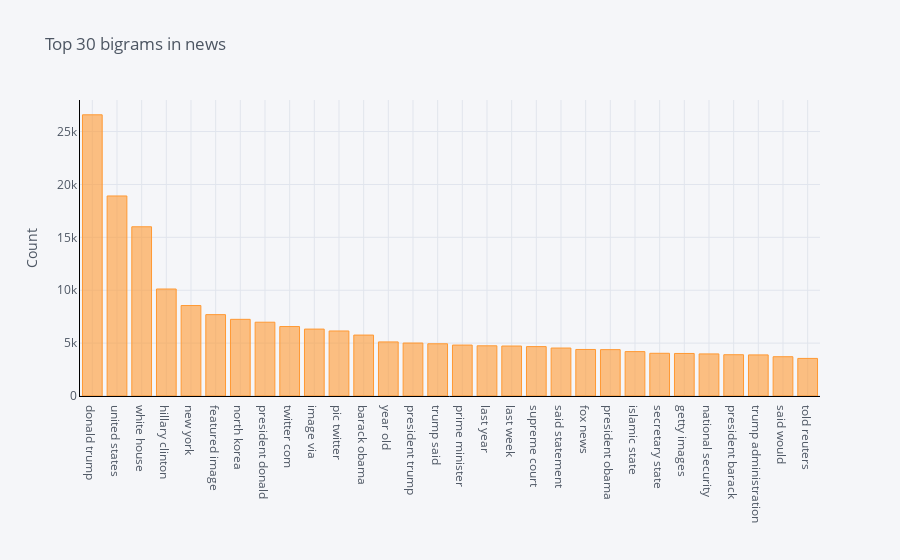

This figure's notebook cell:
### Markdown cell above
### Let's See Co-occurring words using bigrams

### Code cell
#Function to get top bigram words
def get_top_n_bigram(corpus, n=None):
    vec = CountVectorizer(ngram_range=(2, 2)).fit(corpus)
    bag_of_words = vec.transform(corpus)
    sum_words = bag_of_words.sum(axis=0) 
    words_freq = [(word, sum_words[0, idx]) for word, idx in vec.vocabulary_.items()]
    words_freq =sorted(words_freq, key = lambda x: x[1], reverse=True)
    return words_freq[:n]

#Calling function and return only top 20 words
common_words = get_top_n_bigram(clean_news['news'], 30)

#Printing the word and frequency
for word, freq in common_words:
    print(word, freq)
    
#Creating the dataframe of word and frequency
df3 = pd.DataFrame(common_words, columns = ['news' , 'count'])

#Group by words and plot the sum
df3.groupby('news').sum()['count'].sort_values(ascending=False).iplot(
    kind='bar', yTitle='Count', linecolor='black', title='Top 30 bigrams in news')

### Figure 1 — Plotly figure (JSON) as saved in the notebook; plotly's stock layout.template omitted (floating-point values rounded to 4 significant figures)
{"data": [{"marker": {"color": "rgba(255, 153, 51, 0.6)", "line": {"color": "rgba(255, 153, 51, 1.0)", "width": 1}}, "name": "count", "orientation": "v", "text": "", "type": "bar", "x": ["donald trump", "united states", "white house", "hillary clinton", "new york", "featured image", "north korea", "president donald", "twitter com", "image via", "pic twitter", "barack obama", "year old", "president trump", "trump said", "prime minister", "last year", "last week", "supreme court", "said statement", "fox news", "president obama", "islamic state", "secretary state", "getty images", "national security", "president barack", "trump administration", "said would", "told reuters"], "y": [26585, 18910, 15998, 10115, 8552, 7693, 7248, 6976, 6567, 6326, 6148, 5760, 5113, 5008, 4938, 4815, 4746, 4725, 4670, 4534, 4399, 4384, 4198, 4038, 4022, 3977, 3902, 3885, 3714, 3554]}], "layout": {"legend": {"bgcolor": "#F5F6F9", "font": {"color": "#4D5663"}}, "paper_bgcolor": "#F5F6F9", "plot_bgcolor": "#F5F6F9", "title": {"font": {"color": "#4D5663"}, "text": "Top 30 bigrams in news"}, "xaxis": {"gridcolor": "#E1E5ED", "linecolor": "black", "showgrid": true, "tickfont": {"color": "#4D5663"}, "title": {"font": {"color": "#4D5663"}, "text": ""}, "zerolinecolor": "#E1E5ED"}, "yaxis": {"gridcolor": "#E1E5ED", "linecolor": "black", "showgrid": true, "tickfont": {"color": "#4D5663"}, "title": {"font": {"color": "#4D5663"}, "text": "Count"}, "zerolinecolor": "#E1E5ED"}}}
